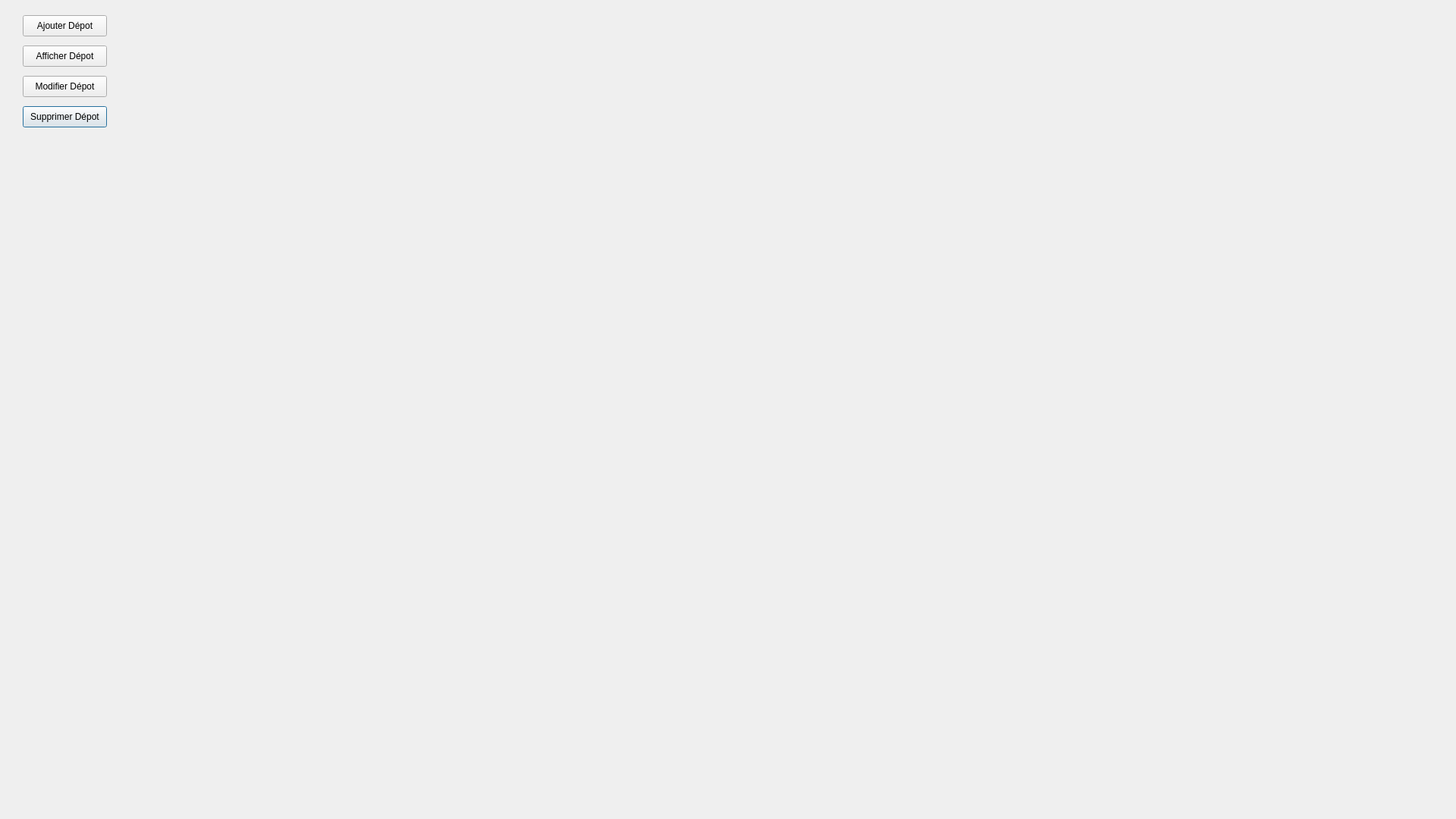
<?xml version="1.0" encoding="UTF-8"?>
<ui version="4.0">
 <class>gestiondep</class>
 <widget class="QDialog" name="gestiondep">
  <property name="geometry">
   <rect>
    <x>0</x>
    <y>0</y>
    <width>1920</width>
    <height>1080</height>
   </rect>
  </property>
  <property name="windowTitle">
   <string>Dialog</string>
  </property>
  <widget class="QPushButton" name="supprimerdep">
   <property name="geometry">
    <rect>
     <x>30</x>
     <y>140</y>
     <width>111</width>
     <height>28</height>
    </rect>
   </property>
   <property name="text">
    <string>Supprimer Dépot</string>
   </property>
  </widget>
  <widget class="QPushButton" name="afficherdep">
   <property name="geometry">
    <rect>
     <x>30</x>
     <y>60</y>
     <width>111</width>
     <height>28</height>
    </rect>
   </property>
   <property name="text">
    <string>Afficher Dépot</string>
   </property>
  </widget>
  <widget class="QPushButton" name="modifierdep">
   <property name="geometry">
    <rect>
     <x>30</x>
     <y>100</y>
     <width>111</width>
     <height>28</height>
    </rect>
   </property>
   <property name="text">
    <string>Modifier Dépot</string>
   </property>
  </widget>
  <widget class="QPushButton" name="ajouterdep">
   <property name="geometry">
    <rect>
     <x>30</x>
     <y>20</y>
     <width>111</width>
     <height>28</height>
    </rect>
   </property>
   <property name="text">
    <string>Ajouter Dépot</string>
   </property>
  </widget>
  <widget class="QLabel" name="label">
   <property name="geometry">
    <rect>
     <x>0</x>
     <y>0</y>
     <width>1920</width>
     <height>1080</height>
    </rect>
   </property>
   <property name="text">
    <string/>
   </property>
   <property name="pixmap">
    <pixmap resource="resource.qrc">:/Downloads/74217842_1026617407684361_1400118106809958400_n.png</pixmap>
   </property>
  </widget>
  <zorder>label</zorder>
  <zorder>supprimerdep</zorder>
  <zorder>afficherdep</zorder>
  <zorder>modifierdep</zorder>
  <zorder>ajouterdep</zorder>
 </widget>
 <resources>
  <include location="resource.qrc"/>
 </resources>
 <connections/>
</ui>
